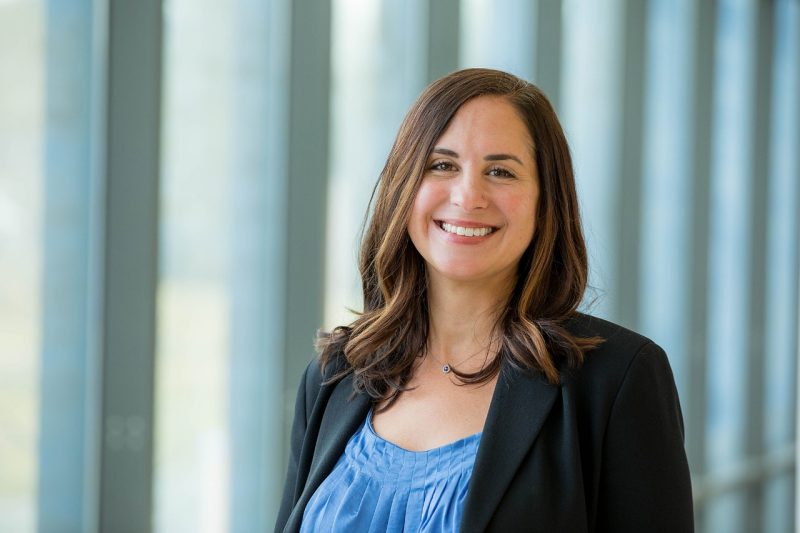
#> input picture img.jpg, 800 x 533 px
$ python -i art.py   (imports and definitions only)
#> lines starting #> are read from the running program, lines starting #| are printed output that depends on the picture; after the words box and inside, x2 and y2 are one past the last pixel; in counts of white or black regions, pixels touching at a corner belong together
#> further down, picture is the input picture: shape (533, 800, 3); mean B, G, R 149.4, 149.1, 133.8
import streamlit as st
import cv2
import numpy as np
from PIL import Image
# [36 lines not run here, left out]

def pencil_sketch(image):
    gray = cv2.cvtColor(image, cv2.COLOR_RGB2GRAY)  # Convert to grayscale
    inverted = cv2.bitwise_not(gray)  # Invert the grayscale image
    blurred = cv2.GaussianBlur(inverted, (21, 21), sigmaX=0, sigmaY=0)  # Apply Gaussian Blur
    sketch = cv2.divide(gray, 255 - blurred, scale=256)  # Blend with the original gray image
    return sketch
def cartoonize_image(image):
    gray = cv2.cvtColor(image, cv2.COLOR_BGR2GRAY)  # Convert to grayscale
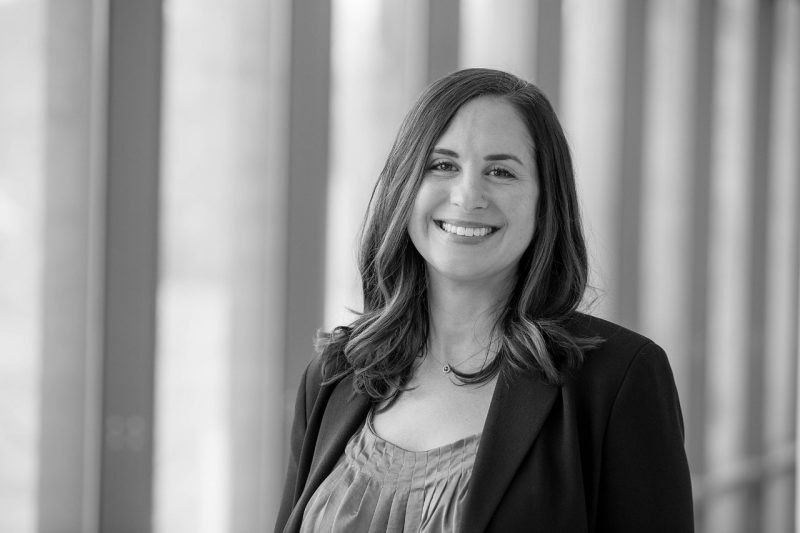
#> gray: shape (533, 800); min 0, max 252, mean 144.5
    gray_blur = cv2.medianBlur(gray, 5)  # Apply median blur
    edges = cv2.adaptiveThreshold(gray_blur, 255, cv2.ADAPTIVE_THRESH_MEAN_C, cv2.THRESH_BINARY, 9, 9)  # Detect edges
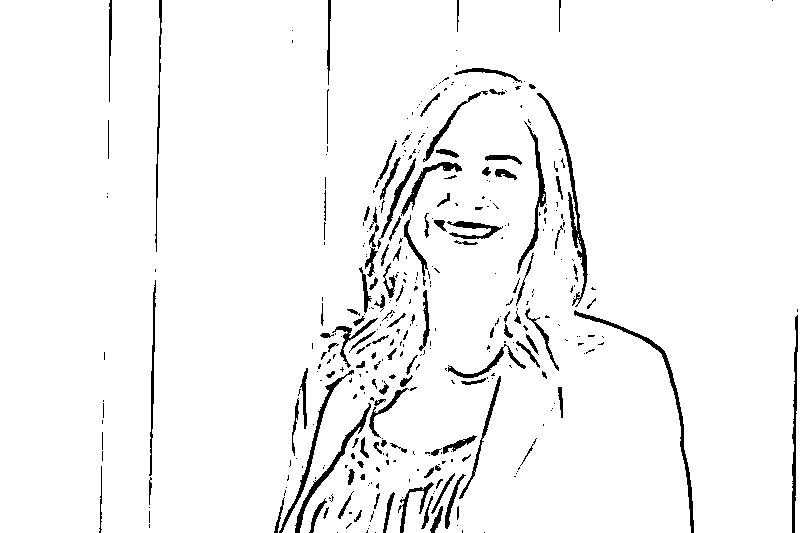
#> edges: shape (533, 800); 95.8% white; 385 black regions (259 under 20 px), largest, box (x1, y1, x2, y2) and area: (574, 310, 694, 533) 1049, (537, 93, 588, 307) 1046, (295, 403, 371, 533) 727

    # Apply bilateral filter for smoothing
    color = cv2.bilateralFilter(image, d=9, sigmaColor=250, sigmaSpace=250)

    # Combine edges and color image
    cartoon = cv2.bitwise_and(color, color, mask=edges)
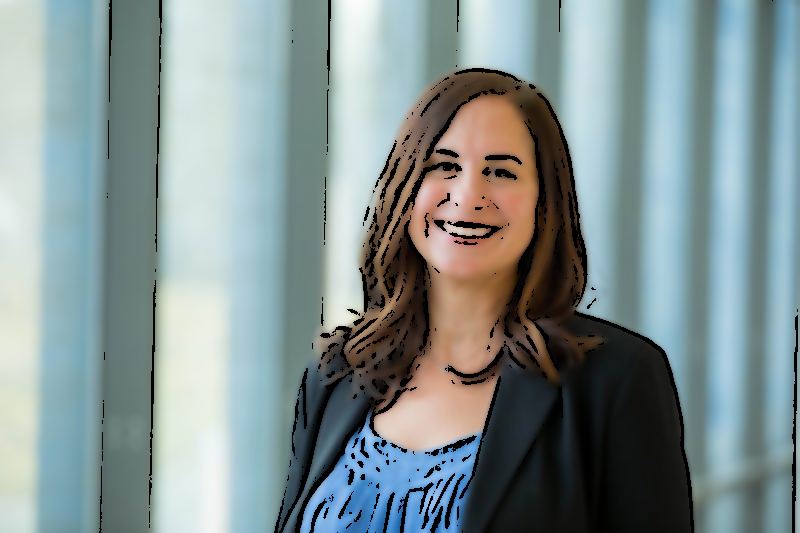
#> cartoon: shape (533, 800, 3); mean B, G, R 145.8, 145.6, 130.4
    cartoon_stylized = cv2.stylization(image, sigma_s=150, sigma_r=0.25)
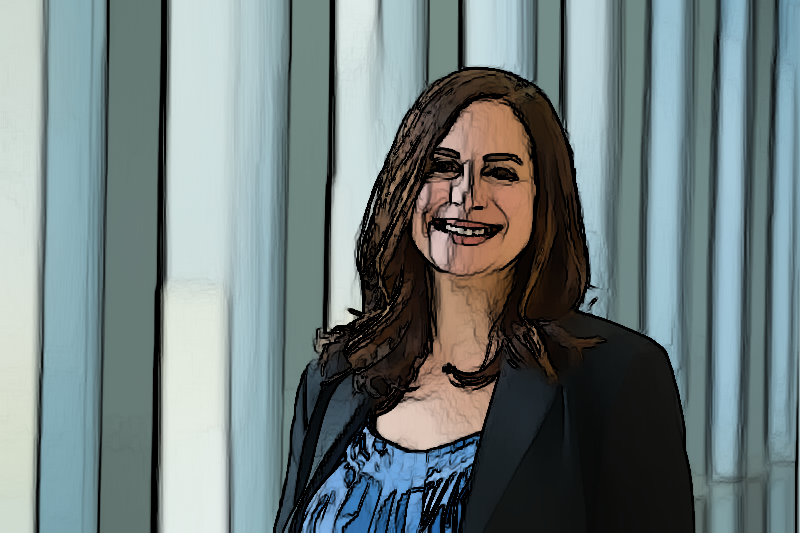
#> cartoon_stylized: shape (533, 800, 3); mean B, G, R 125.4, 125.1, 111.7

    return cartoon_stylized


# [24 lines not run here, left out]

    # [17 lines of commented-out code are left out]


>>> import cv2
>>> picture = cv2.imread('img.jpg')
>>> result = cartoonize_image(picture)

$ run again, on pizza.jpg
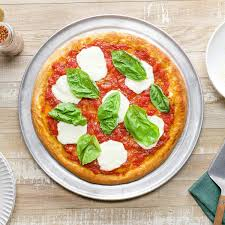
#> input picture pizza.jpg, 225 x 225 px
#> picture is the input picture: shape (225, 225, 3); mean B, G, R 146, 177.1, 197.9
#> in cartoonize_image, `edges = cv2.adaptiveThreshold(gray_blur, 255, cv2.ADAPTIVE_THRESH_MEAN..`:
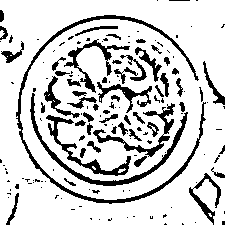
#> edges: shape (225, 225); 81.4% white; 154 black regions (99 under 20 px), largest, box (x1, y1, x2, y2) and area: (16, 15, 206, 204) 1848, (30, 93, 188, 186) 1058, (46, 115, 131, 176) 732
#> in cartoonize_image, `cartoon_stylized = cv2.stylization(image, sigma_s=150, sigma_r=0.25)`:
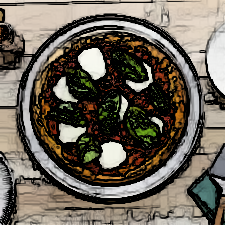
#> cartoon_stylized: shape (225, 225, 3); mean B, G, R 90.2, 100.7, 108
